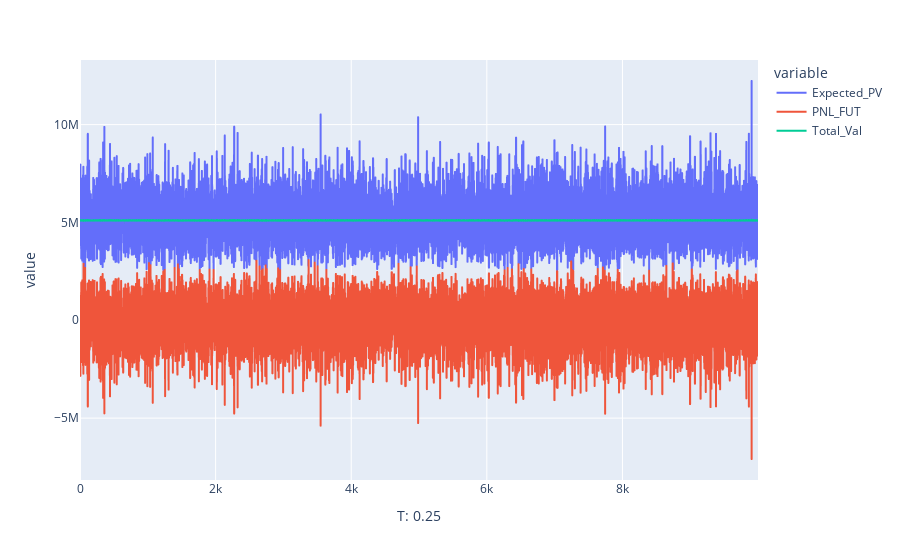

The notebook cell this image was saved under:
### Code cell
px.line(data_frame=stock_hedge, x = stock_hedge.index, y = ['Expected_PV','PNL_FUT','Total_Val'])

### Figure 1 — Plotly figure (JSON) as saved in the notebook; plotly's stock layout.template omitted (floating-point values rounded to 4 significant figures; data arrays with more than 128 entries replaced by an {"elided": "..."} marker saying what was removed)
{"data": [{"hovertemplate": "variable=Expected_PV<br>T: 0.25=%{x}<br>value=%{y}<extra></extra>", "legendgroup": "Expected_PV", "line": {"color": "#636efa", "dash": "solid"}, "marker": {"symbol": "circle"}, "mode": "lines", "name": "Expected_PV", "showlegend": true, "type": "scattergl", "x": {"elided": "10000 int values"}, "xaxis": "x", "y": {"elided": "10000 float values"}, "yaxis": "y"}, {"hovertemplate": "variable=PNL_FUT<br>T: 0.25=%{x}<br>value=%{y}<extra></extra>", "legendgroup": "PNL_FUT", "line": {"color": "#EF553B", "dash": "solid"}, "marker": {"symbol": "circle"}, "mode": "lines", "name": "PNL_FUT", "showlegend": true, "type": "scattergl", "x": {"elided": "10000 int values"}, "xaxis": "x", "y": {"elided": "10000 float values"}, "yaxis": "y"}, {"hovertemplate": "variable=Total_Val<br>T: 0.25=%{x}<br>value=%{y}<extra></extra>", "legendgroup": "Total_Val", "line": {"color": "#00cc96", "dash": "solid"}, "marker": {"symbol": "circle"}, "mode": "lines", "name": "Total_Val", "showlegend": true, "type": "scattergl", "x": {"elided": "10000 int values"}, "xaxis": "x", "y": {"elided": "10000 float values"}, "yaxis": "y"}], "layout": {"legend": {"title": {"text": "variable"}, "tracegroupgap": 0}, "margin": {"t": 60}, "xaxis": {"anchor": "y", "domain": [0, 1], "title": {"text": "T: 0.25"}}, "yaxis": {"anchor": "x", "domain": [0, 1], "title": {"text": "value"}}}}
